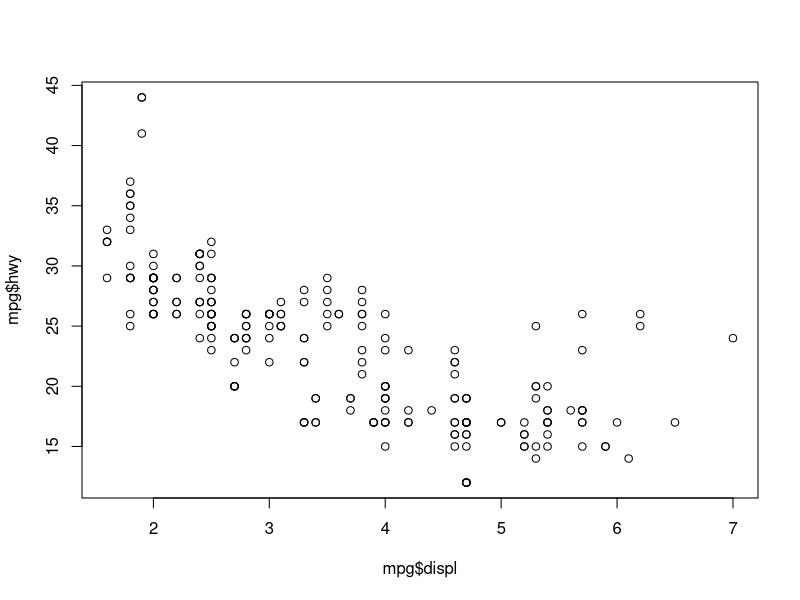
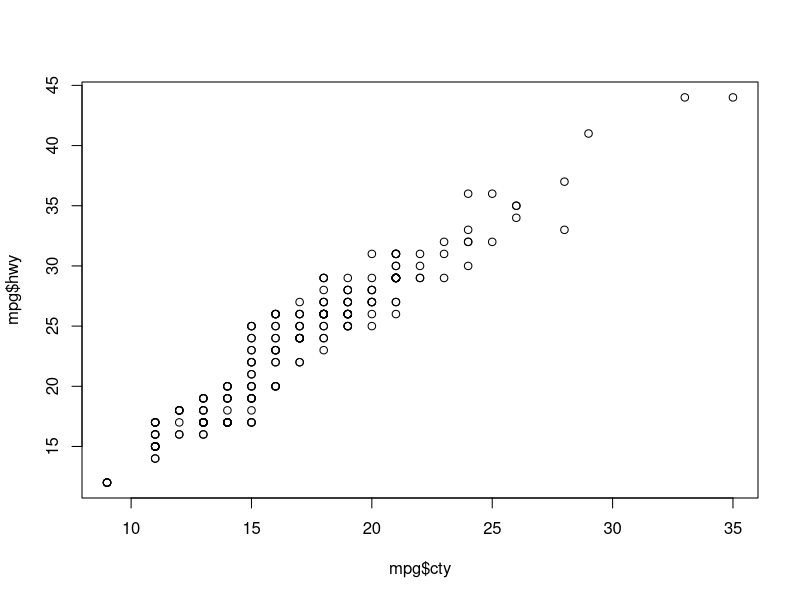
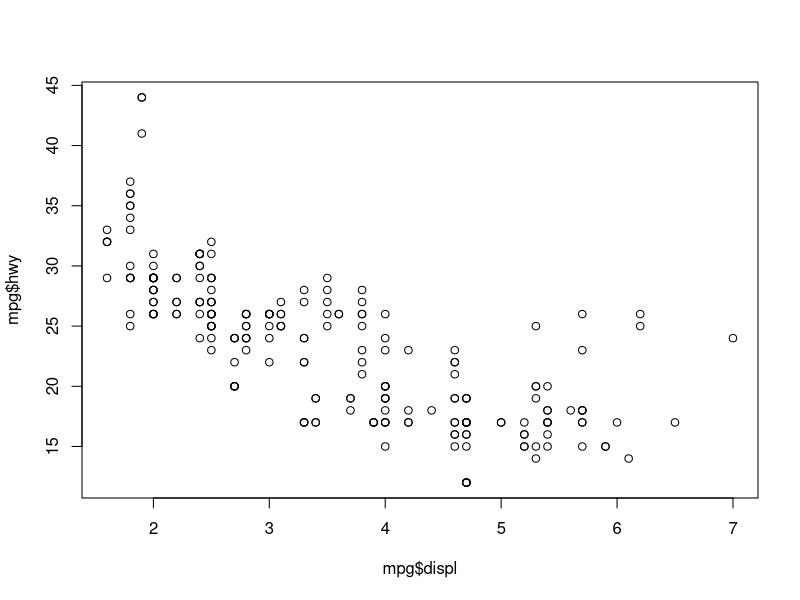
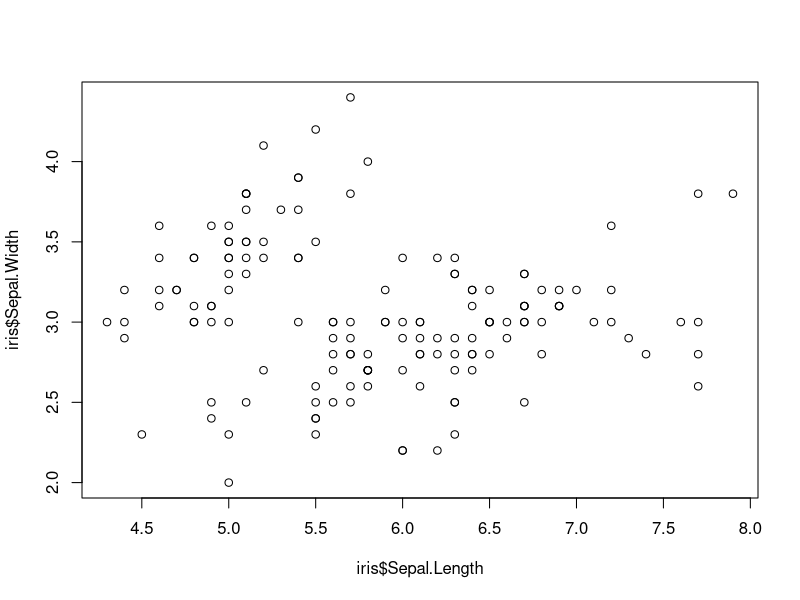
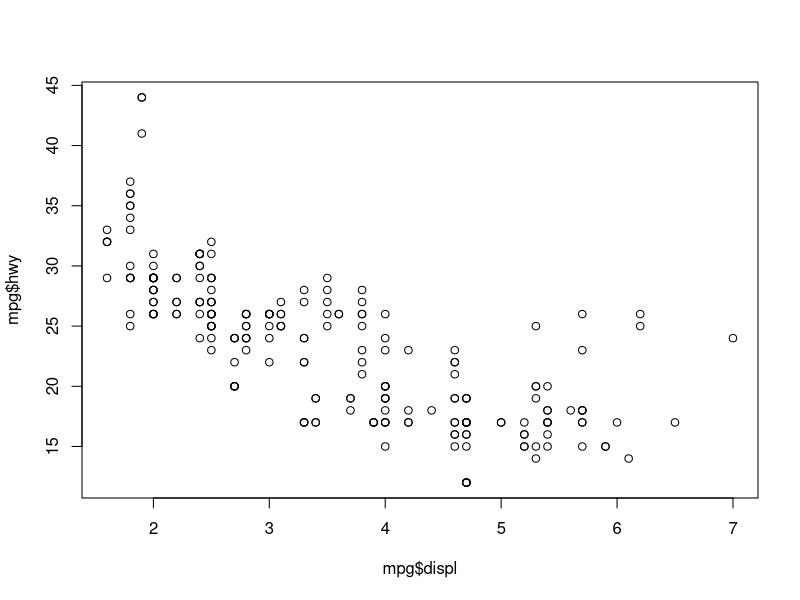
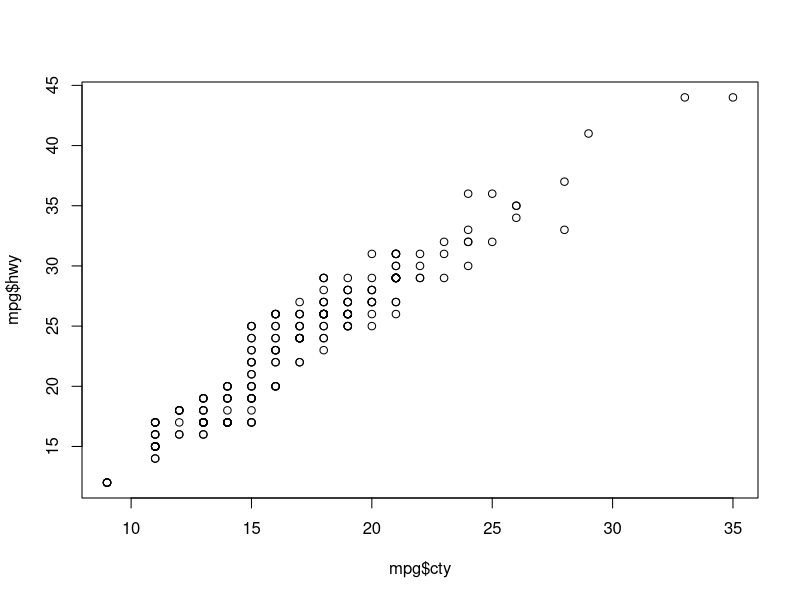
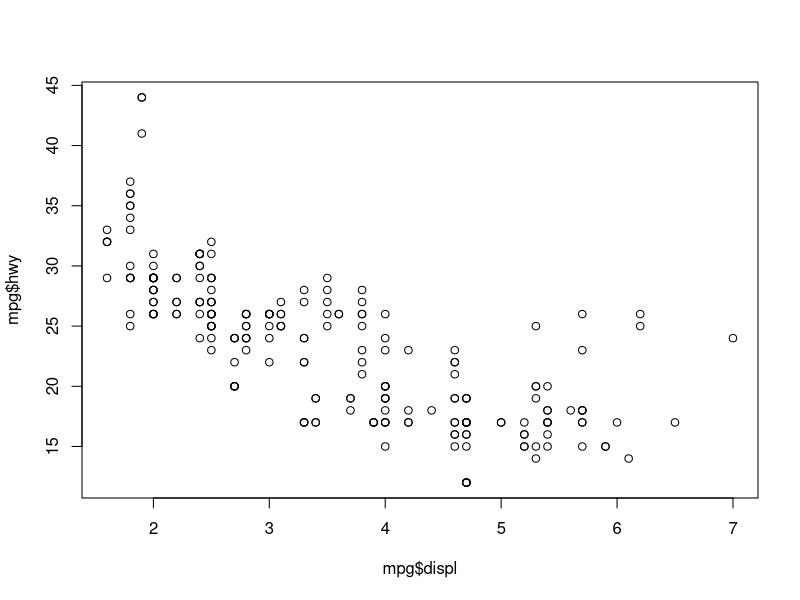
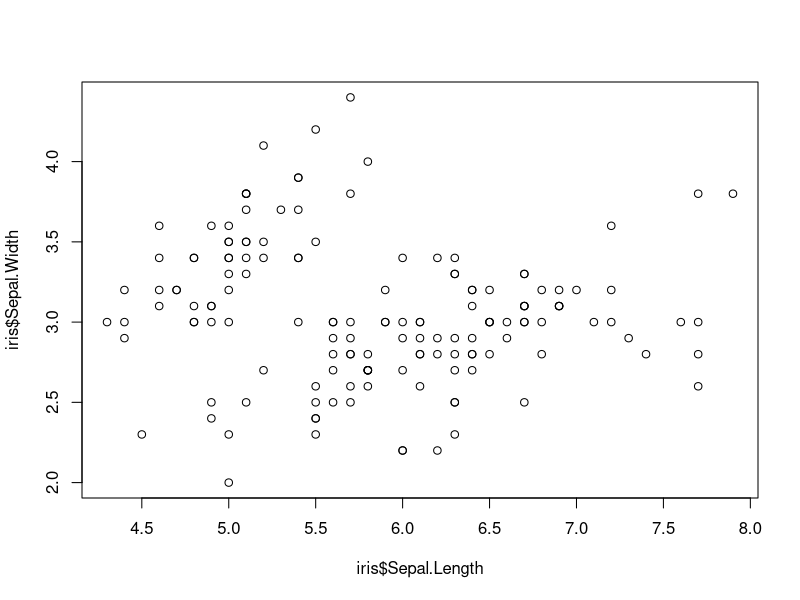

Generate these figures, in order, with R:
## ---- chunk 1

#---------- RSTUDIO STARTER V 2.0  --------------#
#                    -Prepared with care by  AM ;D
                
                                                                          
knitr::opts_chunk$set(echo = TRUE, 
                      message = FALSE, 
                      warning = FALSE)      
library(tidyverse)                
library(ggthemes)                    

theme_set(theme_tufte() +                                     
  theme(text=element_text(family="sans")))  

#------------------------------------------------#
## ---- chunk 2
(16.5-18)/2
## ---- chunk 3
(9.3-10)/.8
## ---- chunk 4
(66.3-69)/2.7
## ---- chunk 5
(74.4-69)/2.7
## ---- chunk 6
34+34+13.5
## ---- chunk 7
(77.1-69)/2.7
## ---- chunk 8
plot(mpg$displ, mpg$hwy)
## ---- chunk 9
plot(mpg$cty, mpg$hwy)
## ---- chunk 10
plot(mpg$displ, mpg$hwy)
## ---- chunk 11
plot(iris$Sepal.Length, iris$Sepal.Width)
## ---- chunk 12
cor(iris$Sepal.Length, iris$Sepal.Width)
## ---- chunk 13
plot(mpg$displ, mpg$hwy)
## ---- chunk 14
r <- cor(mpg$displ, mpg$hwy)
## ---- chunk 15
xbar <- mean(mpg$displ)
## ---- chunk 16
ybar <- mean(mpg$hwy)
## ---- chunk 17
sx <- sd(mpg$displ)
## ---- chunk 18
sy <- sd(mpg$hwy)
## ---- chunk 19
r*sy/sx
## ---- chunk 20
ybar - (-3.530589)*xbar
## ---- chunk 21
39.69765 - 3.530589*3.5
## ---- chunk 22
plot(mpg$cty, mpg$hwy)
## ---- chunk 23
cor(mpg$cty, mpg$hwy)
## ---- chunk 24
plot(mpg$displ, mpg$hwy)
## ---- chunk 25
cor(mpg$displ, mpg$hwy)
## ---- chunk 26
plot(iris$Sepal.Length, iris$Sepal.Width)
## ---- chunk 27
cor(iris$Sepal.Length, iris$Sepal.Width)
## ---- chunk 28
r <- cor(mpg$displ, mpg$hwy)
r
## ---- chunk 29
xbar <- mean(mpg$displ)
ybar <- mean(mpg$hwy)
sx <- sd(mpg$displ)
sy <- sd(mpg$hwy)

## ---- chunk 30

# b1 = r*sy/sx

b1 <- r*sy/sx
b1
## ---- chunk 31
b0 <- ybar-b1*xbar
b0
## ---- chunk 32
35.69765 - 3.530589*3.5
